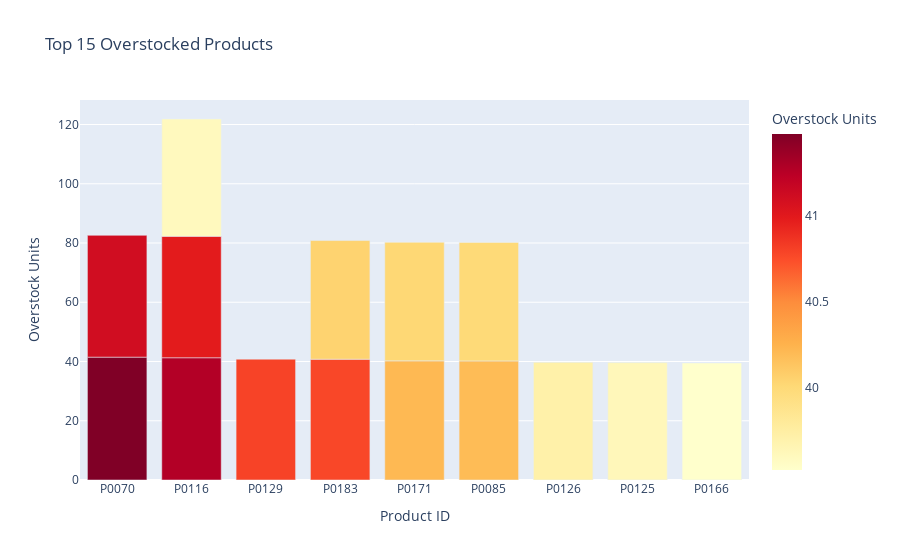

Write notebook code for a chart like this one.
### Code cell
vw_overstock_analysis['avg_inventory'] = vw_overstock_analysis['avg_inventory'].astype(float)
vw_overstock_analysis['avg_demand'] = vw_overstock_analysis['avg_demand'].astype(float)

vw_overstock_analysis['overstock_units'] = vw_overstock_analysis['avg_inventory'] - vw_overstock_analysis['avg_demand']

import plotly.express as px

fig = px.bar(
    vw_overstock_analysis.sort_values(by='overstock_units', ascending=False).head(15),
    x='product_id',
    y='overstock_units',
    title='Top 15 Overstocked Products',
    labels={'product_id': 'Product ID', 'overstock_units': 'Overstock Units'},
    color='overstock_units',
    color_continuous_scale='YlOrRd'
)
fig.show()

### Figure 1 — Plotly figure (JSON) as saved in the notebook; plotly's stock layout.template omitted (floating-point values rounded to 4 significant figures)
{"data": [{"alignmentgroup": "True", "hovertemplate": "Product ID=%{x}<br>Overstock Units=%{marker.color}<extra></extra>", "legendgroup": "", "marker": {"color": [41.47, 41.27, 41.11, 40.98, 40.79, 40.78, 40.21, 40.19, 40.05, 40.02, 40.0, 39.72, 39.63, 39.6, 39.52], "coloraxis": "coloraxis", "pattern": {"shape": ""}}, "name": "", "offsetgroup": "", "orientation": "v", "showlegend": false, "textposition": "auto", "type": "bar", "x": ["P0070", "P0116", "P0070", "P0116", "P0129", "P0183", "P0171", "P0085", "P0183", "P0171", "P0085", "P0126", "P0125", "P0116", "P0166"], "xaxis": "x", "y": [41.47, 41.27, 41.11, 40.98, 40.79, 40.78, 40.21, 40.19, 40.05, 40.02, 40.0, 39.72, 39.63, 39.6, 39.52], "yaxis": "y"}], "layout": {"barmode": "relative", "coloraxis": {"colorbar": {"title": {"text": "Overstock Units"}}, "colorscale": [[0, "rgb(255,255,204)"], [0.125, "rgb(255,237,160)"], [0.25, "rgb(254,217,118)"], [0.375, "rgb(254,178,76)"], [0.5, "rgb(253,141,60)"], [0.625, "rgb(252,78,42)"], [0.75, "rgb(227,26,28)"], [0.875, "rgb(189,0,38)"], [1, "rgb(128,0,38)"]]}, "legend": {"tracegroupgap": 0}, "title": {"text": "Top 15 Overstocked Products"}, "xaxis": {"anchor": "y", "domain": [0, 1], "title": {"text": "Product ID"}}, "yaxis": {"anchor": "x", "domain": [0, 1], "title": {"text": "Overstock Units"}}}}
